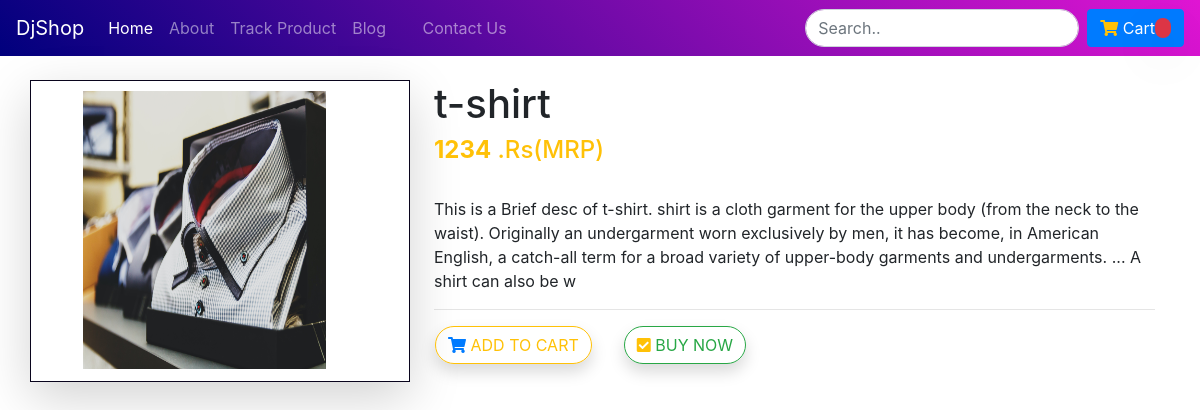
The page /shop/products/4 on the database its author committed.
### shop/models.py (models this page shows, shortened)
class Product(models.Model):
    product_id = models.AutoField
    product_name = models.CharField(max_length=250)
    category = models.CharField(max_length=250, default="")
    subcategory = models.CharField(max_length=250, default="")
    price = models.IntegerField(default=0)
    desc = models.CharField(max_length=700)
    pub_date= models.DateField()
    image = models.ImageField(upload_to="shop/images", default="")

### shop/views.py (the view)
# urls.py: path('products/<int:myid>', views.productView, name='ProductView'),
def productView(request, myid):
    product = Product.objects.filter(id=myid)
    return render(request, 'shop/prodView.html', {'product':product[0]})

### shop/templates/shop/prodView.html (shortened to what this page needs)
{% extends 'shop/basic.html' %}
{% block body %}
<div class="container my-4">
    <div class="row">
        <div class="col-md-4 shadow-lg" style="border: 1px solid rgb(9, 4, 29);">
            <img src="/media/{{product.image}}" alt="" style="height: 300px; width: 280px; padding-left: 37px; padding-right: 0px; padding-top: 10px; padding-bottom: 12px;">
        </div>
        <div class="col-md-8 pl-4">
            <h1>{{product.product_name}}</h1>
            <h4 class="text-warning"><b>{{product.price}}</b> .Rs(MRP)</h4>
            <p class="pt-4">{{product.desc}}</p>
            <hr>
            <div class="row">
                <button class="btn btn-outline-warning mx-3 shadow rounded-pill"><i class="fa fa-shopping-cart text-primary"></i>
                    ADD TO CART</button>
                <button class="btn btn-outline-success mx-3 shadow rounded-pill"><i class="fa fa-check-square text-warning"></i>
                    BUY NOW</button>
            </div>
        </div>
    </div>
</div>
{% endblock %}

### shop/static/css/style.css (style rules this page uses)
body { margin: 0; padding: 0; font-family: "Baloo Paaji 2", cursive; }

### rows shown on the page
Product: image (picture), product_name "t-shirt", price "1234", desc "This is a Brief desc of t-shirt. shirt is a cloth garment for the upper body (from the neck to the waist). Originally an undergarment worn exclusively by men, it has become, in American English, a catch-all term for a broad variety of upper-body garments and undergarments. ... A shirt can also be w"
